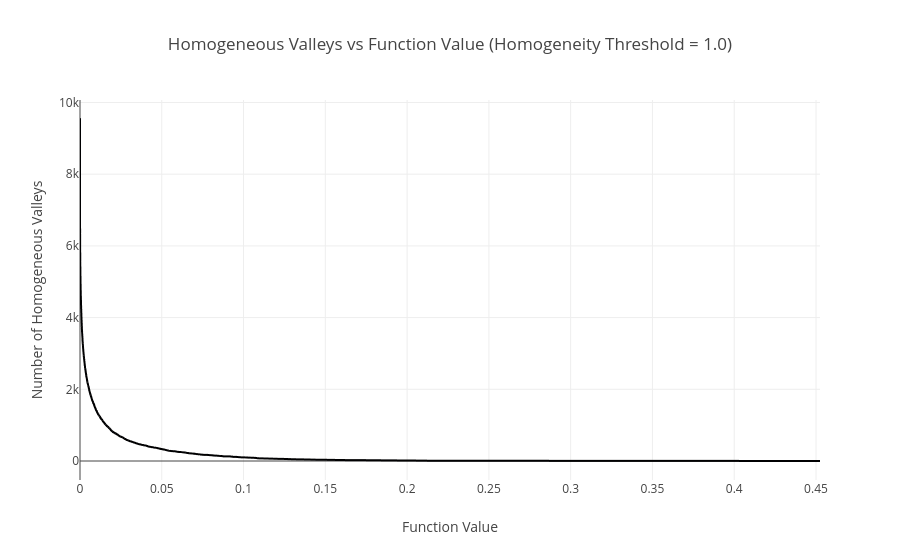

Notebook code cell kept with this figure:
### Code cell
import plotly.express as px

px.line(x=fns, y=remaining_homo, labels={"x": "Function Value", "y": "Number of Homogeneous Valleys"}, title=f"Homogeneous Valleys vs Function Value (Homogeneity Threshold = {prop})")

### Figure 1 — Plotly figure (JSON) as saved in the notebook; plotly's stock layout.template omitted (floating-point values rounded to 4 significant figures; data arrays with more than 128 entries replaced by an {"elided": "..."} marker saying what was removed)
{"data": [{"hovertemplate": "Function Value=%{x}<br>Number of Homogeneous Valleys=%{y}<extra></extra>", "legendgroup": "", "line": {"color": "#000001", "dash": "solid"}, "marker": {"symbol": "circle"}, "mode": "lines", "name": "", "showlegend": false, "type": "scattergl", "x": {"elided": "9942 float values"}, "xaxis": "x", "y": {"elided": "9942 int values"}, "yaxis": "y"}], "layout": {"legend": {"tracegroupgap": 0}, "title": {"text": "Homogeneous Valleys vs Function Value (Homogeneity Threshold = 1.0)"}, "xaxis": {"anchor": "y", "domain": [0, 1], "title": {"text": "Function Value"}}, "yaxis": {"anchor": "x", "domain": [0, 1], "title": {"text": "Number of Homogeneous Valleys"}}}}
